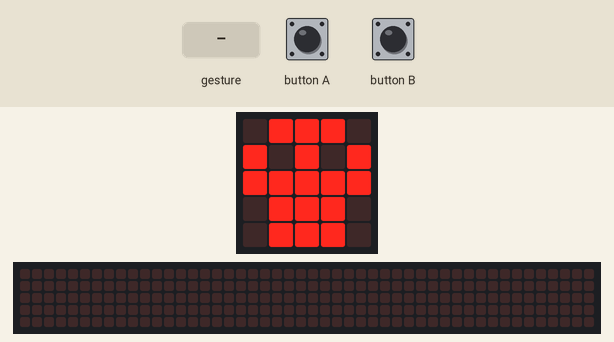
Recording of a program running on a simulated BBC micro:bit (MakeCode). Parts: the board's 5×5 LED display, a strip that is not on the board, showing the scrolling text unrolled. The inputs (shaded band) are chosen by the test bench. Random numbers come from a fixed seed; a tilt is held for 1.5 s and a shake lasts 1 s, then the board lies face up again; the 48×5 strip is a reading aid, not a part: it shows the text the display is scrolling, unrolled, one strip-width of it at a time.

Above: at 1.8 s.
1.9 s: gesture 'shake'
At 2.25 s:
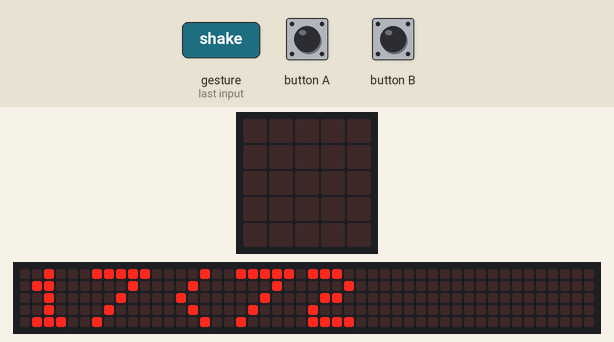
4.2 s: button A pressed for 0.15 s
At 4.42 s:
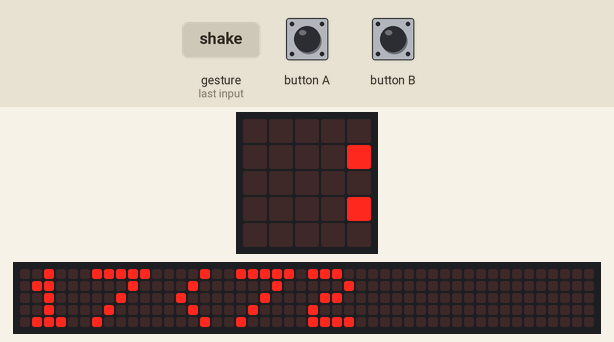
4.9 s: button B pressed for 0.15 s
At 17.3 s:
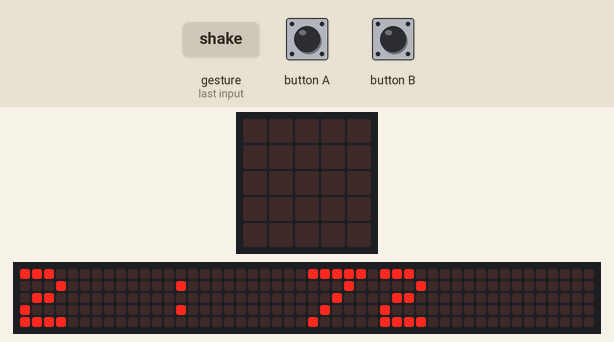

The program:

main.ts
```typescript
// (licence header left out)
basic.clearScreen()
basic.showIcon(IconNames.Skull)

// variables
const firstNumber: number = randint(0, 99)
const secondNumber: number = randint(0, 99)

// show 1st number
input.onButtonPressed(Button.A, function () {
  basic.clearScreen()
  basic.showString('1 : ' + firstNumber.toString())
  pause(1000)
  basic.showIcon(IconNames.Ghost)
})

// show 2nd number
input.onButtonPressed(Button.B, function () {
  basic.clearScreen()
  basic.showString('2 : ' + secondNumber.toString())
  pause(1000)
  basic.showIcon(IconNames.Ghost)
})

// compare both numbers
input.onGesture(Gesture.Shake, function () {
  basic.clearScreen()

  if (firstNumber < secondNumber) {
    basic.showString(firstNumber.toString() + '<' + secondNumber.toString())
  } else {
    basic.showString(firstNumber.toString() + '>' + secondNumber.toString())
  }

  basic.pause(1000)
  basic.showIcon(IconNames.Ghost)
})
```

Measured:
- after the input at 1.9 s, the display: changes after 0.20 s (image 1)
- what the display in image 3 shows lasts 0.9 s, from 16.7 s to 17.6 s
